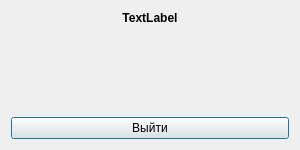
<?xml version="1.0" encoding="UTF-8"?>
<ui version="4.0">
 <class>TestResultsWindow</class>
 <widget class="QDialog" name="TestResultsWindow">
  <property name="geometry">
   <rect>
    <x>0</x>
    <y>0</y>
    <width>300</width>
    <height>150</height>
   </rect>
  </property>
  <property name="windowTitle">
   <string>QTestSuite</string>
  </property>
  <layout class="QGridLayout" name="gridLayout">
   <item row="0" column="0">
    <layout class="QVBoxLayout" name="verticalLayout">
     <item>
      <widget class="QLabel" name="label">
       <property name="font">
        <font>
         <weight>75</weight>
         <bold>true</bold>
        </font>
       </property>
       <property name="text">
        <string>TextLabel</string>
       </property>
       <property name="alignment">
        <set>Qt::AlignHCenter|Qt::AlignTop</set>
       </property>
       <property name="wordWrap">
        <bool>true</bool>
       </property>
      </widget>
     </item>
     <item>
      <widget class="QPushButton" name="pushButton">
       <property name="text">
        <string>Выйти</string>
       </property>
      </widget>
     </item>
    </layout>
   </item>
  </layout>
 </widget>
 <resources/>
 <connections/>
</ui>
